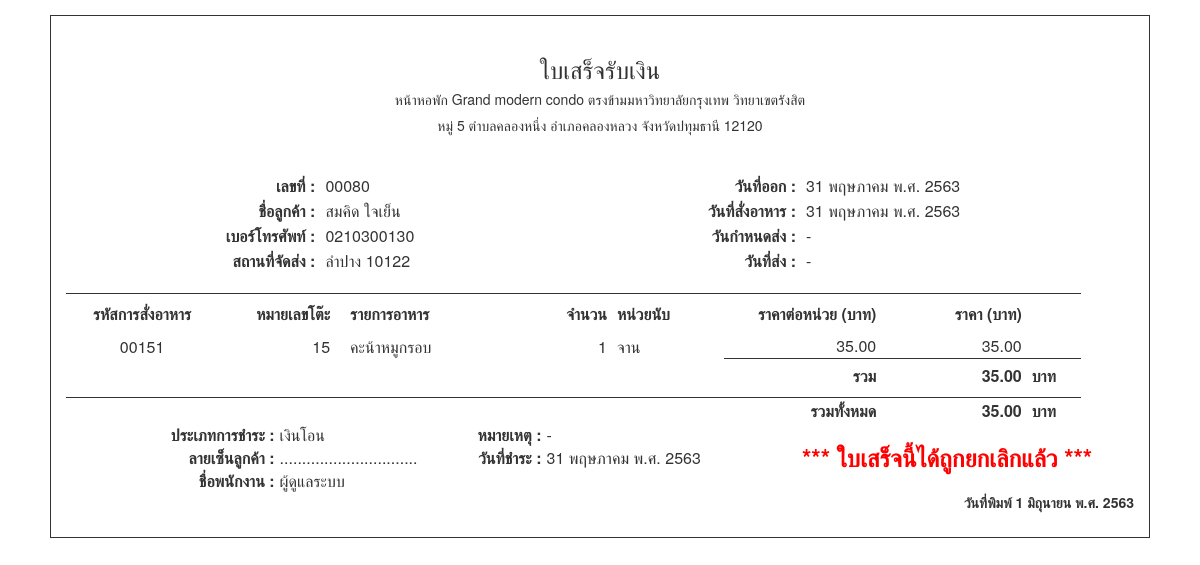
Page /admin/bill_payment.php?bill=00080 (signed in) on the committed database.
### tables this page shows
CREATE TABLE `orders` (
  `orderid` int(5) UNSIGNED ZEROFILL NOT NULL COMMENT 'รหัสการสั่ง',
  `orderdate` datetime NOT NULL COMMENT 'วัน/เวลาที่สั่ง',
  `order_date_tobedelivery` date NOT NULL COMMENT 'วันกำหนดส่ง',
  `order_time_tobedelivery` time NOT NULL COMMENT 'เวลากำหนดส่ง',
  `order_date_delivered` date NOT NULL COMMENT 'วันที่ส่ง',
  `order_time_delivered` time NOT NULL COMMENT 'เวลาส่ง',
  `order_delivery_place` varchar(100) NOT NULL COMMENT 'สถานที่ส่ง',
  `order_status` int(1) NOT NULL COMMENT 'สถานะการสั่ง',
  `order_type` int(1) NOT NULL COMMENT 'ประเภทการสั่ง',
  `order_totalprice` float(7,2) NOT NULL COMMENT 'ราคารวม',
  `order_evidence` varchar(100) NOT NULL COMMENT 'หลักฐานการชำระ',
  `order_evidence_date` datetime NOT NULL,
  `tables_no` int(5) DEFAULT NULL,
  `payno` int(5) UNSIGNED ZEROFILL DEFAULT NULL,
  `payno_cancel` int(5) UNSIGNED ZEROFILL DEFAULT NULL COMMENT 'ใบเสร็จที่ถูกยกเลิก',
  `cusid` int(5) NOT NULL,
  `reserv_id` int(5) UNSIGNED ZEROFILL DEFAULT NULL
);

CREATE TABLE `payment` (
  `payno` int(5) UNSIGNED ZEROFILL NOT NULL,
  `pay_date` datetime NOT NULL,
  `pay_billdate` datetime NOT NULL,
  `payamount` float(7,2) NOT NULL,
  `pay_type` int(1) NOT NULL,
  `pay_status` int(1) NOT NULL,
  `pay_note` varchar(100) NOT NULL,
  `staffid` int(5) NOT NULL,
  `bankid` int(5) DEFAULT NULL
);

CREATE TABLE `customers` (
  `cusid` int(5) NOT NULL,
  `cus_name` varchar(50) NOT NULL,
  `cus_user` varchar(20) NOT NULL,
  `cus_birth` date DEFAULT NULL,
  `cus_tel` varchar(15) NOT NULL,
  `cus_email` varchar(30) NOT NULL,
  `cus_status` int(1) NOT NULL,
  `cus_password` char(40) NOT NULL,
  `cus_postnum` varchar(5) NOT NULL,
  `cus_address` varchar(100) NOT NULL
);

CREATE TABLE `orderdetails` (
  `orderdetid` int(5) UNSIGNED ZEROFILL NOT NULL,
  `orderdet_amount` int(3) NOT NULL COMMENT 'จำนวนอาหารที่สั่ง',
  `orderdet_status` int(1) NOT NULL COMMENT 'สถานะ',
  `orderdet_price` float(7,2) NOT NULL COMMENT 'ราคาที่สั่ง',
  `orderdet_note` varchar(100) NOT NULL COMMENT 'หมายเหตุ',
  `orderid` int(5) UNSIGNED ZEROFILL NOT NULL,
  `foodid` int(5) NOT NULL
);

CREATE TABLE `foods` (
  `foodid` int(5) NOT NULL,
  `food_name` varchar(50) NOT NULL,
  `food_type` int(1) NOT NULL COMMENT 'ประเภทอาหาร',
  `food_price` float(7,2) NOT NULL,
  `food_qty` int(4) NOT NULL COMMENT 'จำนวน',
  `food_count` varchar(30) NOT NULL,
  `food_image` varchar(100) NOT NULL,
  `food_recomend` int(1) NOT NULL DEFAULT '0' COMMENT 'จำนวนการแนะนำ',
  `food_status` int(1) NOT NULL DEFAULT '0'
);

CREATE TABLE `staff` (
  `staffid` int(5) NOT NULL,
  `staff_name` varchar(50) NOT NULL,
  `staff_username` varchar(20) NOT NULL,
  `staff_password` char(40) NOT NULL,
  `staff_address` varchar(50) NOT NULL,
  `staff_postnum` varchar(5) NOT NULL,
  `staff_email` varchar(30) NOT NULL,
  `staff_tel` varchar(15) NOT NULL,
  `staff_birth` date NOT NULL,
  `staff_nationid` varchar(13) NOT NULL,
  `staff_level` int(1) NOT NULL,
  `staff_status` int(1) NOT NULL
);

### conf/function.php (called while the page is built, shortened)
<?php
function dt_tothaiyear($dates)
{
    $date = date("d-m-Y H:i", strtotime($dates));
    $d1 = substr($date, 0, 2);
    $m1 = substr($date, 3, 2);
    $y = substr($date, 6, 4);
    $y1 = $y + 543;
    $time = substr($date, 11, 6);
    if ($date == "") {
        return "";
    } else {
        return $d1 . "/" . $m1 . "/" . $y1 . " " . $time;
    }
}
function fulldate_thai($dates)
{
    $d = substr($dates, 0, 2);
    $m = substr($dates, 3, 2);
    $y = substr($dates, 6, 4);
    if ($d < 10) {
        $d = substr($d, 1, 1);
    }
    if ($m < 10) {
        $m = substr($m, 1, 1);
    }
    $months = array(
        '',
        'มกราคม',
        'กุมภาพันธ์',
        'มีนาคม',
        'เมษายน',
        'พฤษภาคม',
        'มิถุนายน',
        'กรกฎาคม ',
        'สิงหาคม',
        'กันยายน',
        'ตุลาคม',
        'พฤศจิกายน',
        'ธันวาคม',
    );
    if ($dates == "") {
        return "";
    } else {
        return $d . " " . $months[$m] . " พ.ศ. " . ($y + 543);
    }
}
function fulldatetime_thai($dates)
{
    $d = substr($dates, 0, 2);
    $m = substr($dates, 3, 2);
    $y = substr($dates, 6, 4);
    if ($m < 10) {
        $m = substr($m, 1, 1);
    }
    $months = array(
        '',
        'มกราคม',
        'กุมภาพันธ์',
        'มีนาคม',
        'เมษายน',
        'พฤษภาคม',
        'มิถุนายน',
        'กรกฎาคม ',
        'สิงหาคม',
        'กันยายน',
        'ตุลาคม',
        'พฤศจิกายน',
        'ธันวาคม',
    );
    if ($dates == "") {
        return "";
    } else {
        return $d . " " . $months[$m] . " พ.ศ. " . ($y);
    }
}

### admin/bill_payment.php (the view, shortened to what this page needs)
<?php
include("conf/lib.php");
include("../conf/function.php");
include("../conf/connection.php");
?>
<head>
</head>
<body>
    <?php
    $sql_p = "SELECT pay_status FROM payment WHERE payno = '" . $_GET['bill'] . "'";
    $result_p = mysqli_fetch_assoc(mysqli_query($link, $sql_p));
    if ($result_p['pay_status'] == 2) {
        $sql_payment = "SELECT * FROM payment LEFT JOIN orders ON payment.payno = orders.payno_cancel
            LEFT JOIN customers ON orders.cusid = customers.cusid WHERE payment.payno = '" . $_GET['bill'] . "'";
    } elseif ($result_p['pay_status'] == 1) {
        $sql_payment = "SELECT * FROM payment LEFT JOIN orders ON payment.payno = orders.payno
            LEFT JOIN customers ON orders.cusid = customers.cusid WHERE payment.payno = '" . $_GET['bill'] . "'";
    }
    $result_payment = mysqli_fetch_assoc(mysqli_query($link, $sql_payment));
    $sql_staff = "SELECT staff_name FROM staff WHERE staffid = '" . $result_payment['staffid'] . "'";
    $result_staff = mysqli_fetch_assoc(mysqli_query($link, $sql_staff));
    ?>
    <div class="container" style="padding-top:20px; width:1100px; margin-top:15px; border:1px solid;">
        <h3 class="text-center">ใบเสร็จรับเงิน</h3>
        <h5 class="text-center">หน้าหอพัก Grand modern condo ตรงข้ามมหาวิทยาลัยกรุงเทพ วิทยาเขตรังสิต</h5>
        <h5 class="text-center" style="padding-bottom:30px;">หมู่ 5 ตำบลคลองหนึ่ง อำเภอคลองหลวง จังหวัดปทุมธานี 12120</h5>
        <table width="90%" border="0" align="center">
            <tr>
                <td width="150px" style="text-align: right; height:25px; padding-right:10px;"><b>เลขที่ : </b></td>
                <td width="200px"><?= $_GET['bill'] ?></td>
                <td width="150px" style="text-align: right; padding-right:10px;"><b>วันที่ออก : </b></td>
                <td width="200px"><?= fulldatetime_thai(dt_tothaiyear($result_payment['pay_billdate'])) ?></td>
            </tr>
            <tr>
                <td width="150px" style="text-align: right; height:25px; padding-right:10px;"><b>ชื่อลูกค้า : </b></td>
                <td width="200px"> <?= $result_payment['cus_name'] ?></td>
                <td width="150px" style="text-align: right; padding-right:10px;"><b>วันที่สั่งอาหาร : </b></td>
                <td width="200px"><?= fulldatetime_thai(dt_tothaiyear($result_payment['orderdate'])) ?></td>
            </tr>
            <tr>
                <td width="150px" style="text-align: right; height:25px; padding-right:10px;"><b>เบอร์โทรศัพท์ : </b></td>
                <td width="200px"><?= $result_payment['cus_tel'] ?></td>
                <td width="150px" style="text-align: right; padding-right:10px;"><b>วันกำหนดส่ง : </b></td>
                <td width="200px"><?= ($result_payment['order_date_tobedelivery'] != "0000-00-00") ? fulldatetime_thai(tothaiyear($result_payment['order_date_tobedelivery']))." ". substr($result_payment['order_time_tobedelivery'],0,5) : "-"  ?></td>
            </tr>
            <tr>
                <td width="150px" style="text-align: right; height:25px; padding-right:10px;"><b>สถานที่จัดส่ง : </b></td>
                <td width="200px"><?= $result_payment['order_delivery_place']  ?></td>
                <td width="150px" style="text-align: right; padding-right:10px;"><b>วันที่ส่ง : </b></td>
                <td width="200px"><?= ($result_payment['order_date_delivered'] != "0000-00-00") ?  fulldatetime_thai(dt_tothaiyear($result_payment['order_date_delivered'])) ." ". substr($result_payment['order_time_delivered'],0,5) : "-" ?></td>
            </tr>
            <tr>
                <td height="20px"></td>
            </tr>
        </table>
        <table width="95%" border="0">
            <tr>
                <th style="width:15%; text-align:center; height:40px; border-top :1px solid;">รหัสการสั่งอาหาร</th>
                <th style="text-align:right; padding-right:20px; width:13%; height:40px; border-top :1px solid;">หมายเลขโต๊ะ</th>
                <th style="height:40px; border-top :1px solid;">รายการอาหาร</th>
                <th style="height:40px; border-top :1px solid; text-align: right; padding-right:10px;">จำนวน</th>
                <th style="height:40px; border-top :1px solid; ">หน่วยนับ</th>
                <th style="height:40px; border-top :1px solid; text-align: right; width:15%;">ราคาต่อหน่วย (บาท)</th>
                <th style=" height:40px; border-top :1px solid; text-align: right; padding-right:10px;">ราคา (บาท)</th>
                <th style="border-top:1px solid;"></th>
            </tr>
            <?php
            if ($result_p['pay_status'] == "2") {
                $sql_order = "SELECT * FROM orders WHERE payno_cancel = '" . $_GET['bill'] . "'";
            } elseif ($result_p['pay_status'] == "1") {
                $sql_order = "SELECT * FROM orders WHERE payno = '" . $_GET['bill'] . "'";
            }
            $q_order = mysqli_query($link, $sql_order);
            $sum_final = 0;
            while ($result_order = mysqli_fetch_array($q_order)) { ?>
                <tr>
                    <td align="center"><?= $result_order['orderid'] ?></td>
                    <td align="right" style="padding-right:20px;"><?= ($result_order['tables_no'] == NULL) ? "-" : $result_order['tables_no'] ?></td>
                    <?php
                    $sql_orderdet = "SELECT * FROM orderdetails LEFT JOIN foods ON orderdetails.foodid = foods.foodid WHERE orderdetails.orderid = '" . $result_order['orderid'] . "'";
                    $q_orderdet = mysqli_query($link, $sql_orderdet);
                    $i = 1;
                    $sumdet = 0;
                    while ($ressult_orderdet = mysqli_fetch_array($q_orderdet)) {
                    ?>
                        <td><?= $ressult_orderdet['food_name'] ?></td>
                        <td align="right" style="padding-right:10px; height:25px;"><?= $ressult_orderdet['orderdet_amount'] ?></td>
                        <td><?= $ressult_orderdet['food_count'] ?></td>
                        <td align="right"><?= $ressult_orderdet['food_price'] ?></td>
                        <td align="right" style="padding-right:10px;"><?= number_format($ressult_orderdet['food_price'] * $ressult_orderdet['orderdet_amount'], 2) ?></td>
                    <?php $i++;
                        $sumdet += ($ressult_orderdet['food_price'] * $ressult_orderdet['orderdet_amount']);
                        if ($i >= 2)
                            echo "</tr>";
                    } ?>
                <tr>
                    <td colspan="5"></td>
                    <td colspan="" style="height:25px; padding-top:5px; padding-bottom:10px; border-top:1px solid;" align="right">
                        <b> รวม </b>
                    </td>
                    <td align="right" style="padding-top: 5px; border-top:1px solid; padding-bottom:10px; padding-right:10px;">
                        <b><?= number_format($sumdet, 2) ?></b>
                    </td>
                    <td style=" border-top:1px solid; padding-bottom:5px;"><b>บาท</b></td>
                </tr>
            <?php $sum_final += $sumdet;
            }
            ?>
            <td colspan="6" style="height:25px; text-align:right; border-top:1px solid;">
                <b>รวมทั้งหมด</b>
            </td>
            <td align="right" style="padding-right:10px; border-top:1px solid;"><b><?= number_format($sum_final, 2) ?></b></td>
            <td style=" border-top:1px solid;"><b>บาท</b></td>
        </table>
        <table width="100%" border="0">
            <tr>
                <td width="12%" align="right" style="padding-right:5px;"><b>ประเภทการชำระ : </b></td>
                <td width="15%"><?= $result_payment['pay_type'] == 0 ? "เงินสด" : "เงินโอน" ?></td>
                <td width="10%" align="right" style="padding-right:5px;"><b>หมายเหตุ : </b></td>
                <td width="20%"><?= $result_payment['pay_note'] == "" ? "-" : $result_payment['pay_note'] ?></td>
                <td rowspan="3" align="center">
                    <?php
                    if ($result_payment['pay_status'] == 2) {
                        echo '<font size="5px" color="red"><b>*** ใบเสร็จนี้ได้ถูกยกเลิกแล้ว ***</b></font>';
                    }
                    ?>
                </td>
            </tr>
            <tr>
                <td width="20%" align="right" style="padding-right:5px;"><b>ลายเซ็นลูกค้า : </b></td>
                <td>...............................</td>
                <td align="right" style="padding-right:5px;"><b>วันที่ชำระ : </b></td>
                <td><?= fulldatetime_thai(dt_tothaiyear($result_payment['pay_date'])) ?></td>
            </tr>
            <tr>
                <td width="20%" align="right" style="padding-right:5px;"><b>ชื่อพนักงาน : </b></td>
                <td><?= $result_staff['staff_name'] ?></td>
        </table>
        <div class="row">
            <div class="col-md-3 col-md-offset-9 text-right" style="padding-bottom:25px;">
                <b>วันที่พิมพ์ <?= fulldate_thai(date("d-m-Y")) ?></b>
            </div>
        </div>
    </div>
</body>

### rows in the picture
orders: payno.pay_billdate "31 พฤษภาคม พ.ศ. 2563", cusid.cus_name "สมคิด ใจเย็น", orderdate "31 พฤษภาคม พ.ศ. 2563", cusid.cus_tel "0210300130", order_delivery_place "ลำปาง 10122", orderid "00151", tables_no "15", sumdet "35.00", payno.pay_date "31 พฤษภาคม พ.ศ. 2563"
orderdetails: foodid.food_name "คะน้าหมูกรอบ", orderdet_amount "1", foodid.food_count "จาน", foodid.food_price "35.00"
staff: staff_name "ผู้ดูแลระบบ"

### other values in the picture
$_GET['bill'] "00080"
$sum_final "35.00"
